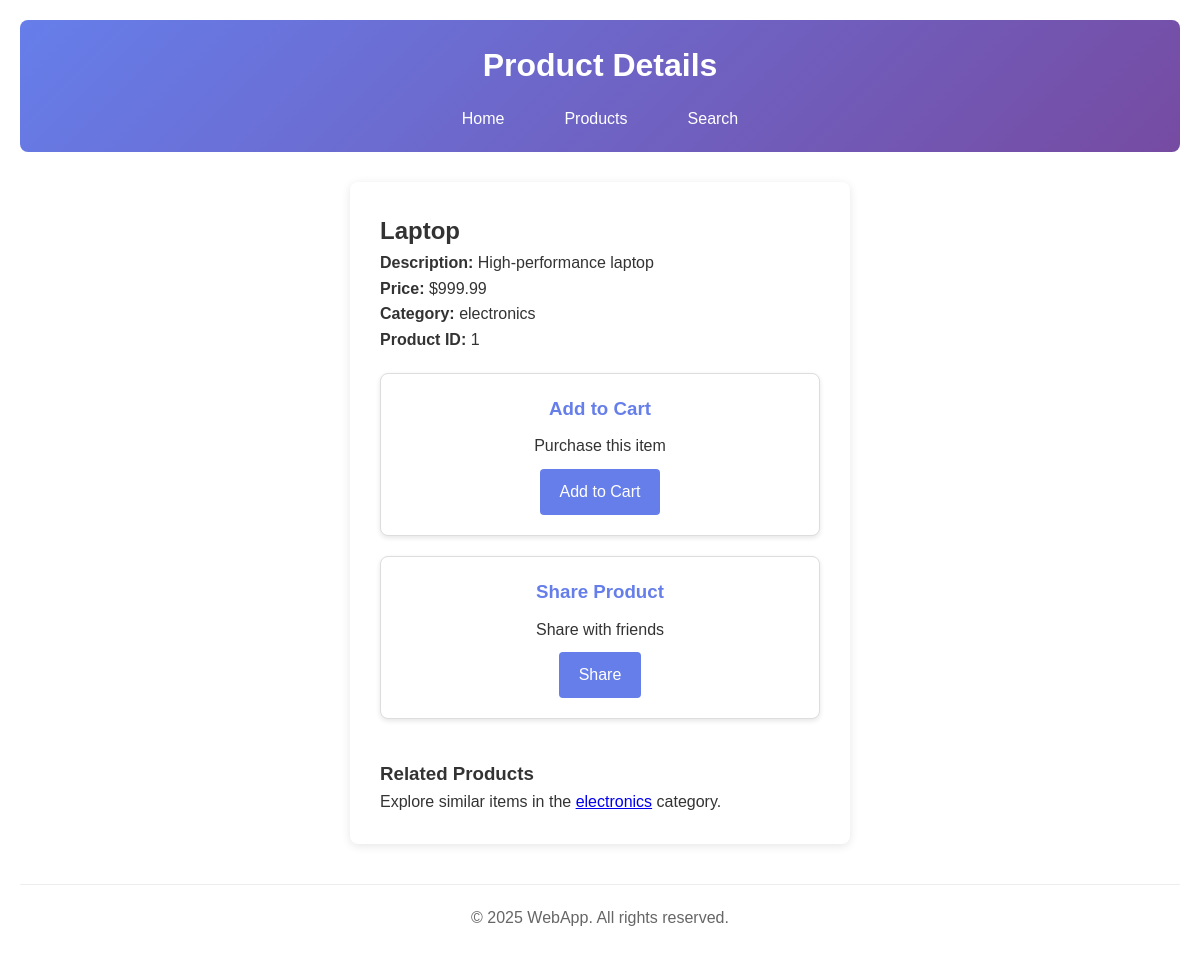
Page /product_detail.php?id=1 on the committed database.
### tables this page shows
CREATE TABLE products (
    id INT AUTO_INCREMENT PRIMARY KEY,
    name VARCHAR(100) NOT NULL,
    description TEXT,
    price DECIMAL(10,2),
    category VARCHAR(50)
);

### product_detail.php (the view, shortened to what this page needs)
<?php
if (isset($_GET['id'])) {
    $product_id = $_GET['id'];
    $conn = getConnection();
    $query = "SELECT * FROM products WHERE id = $product_id";
    $result = $conn->query($query);
    if ($result && $result->num_rows > 0) {
        $product = $result->fetch_assoc();
    } else {
        $product = null;
    }
} else {
    $product = null;
}
?>
<!DOCTYPE html>
<html lang="en">
<head>
    <link rel="stylesheet" href="styles.css">
</head>
<body>
    <div class="container">
        <header>
            <h1>Product Details</h1>
            <nav>
                <ul>
                    <li><a href="index.html">Home</a></li>
                    <li><a href="products.php">Products</a></li>
                    <li><a href="search.php">Search</a></li>
                </ul>
            </nav>
        </header>
        <main>
            <?php if ($product): ?>
                <div class="form-container">
                    <h2><?php echo $product['name']; ?></h2>
                    <div style="margin-bottom: 20px;">
                        <p><strong>Description:</strong> <?php echo $product['description']; ?></p>
                        <p><strong>Price:</strong> $<?php echo number_format($product['price'], 2); ?></p>
                        <p><strong>Category:</strong> <?php echo $product['category']; ?></p>
                        <p><strong>Product ID:</strong> <?php echo $product['id']; ?></p>
                    </div>
                    <div class="feature-grid">
                        <div class="feature-card">
                            <h3>Add to Cart</h3>
                            <p>Purchase this item</p>
                            <a href="#" class="btn" onclick="alert('Cart functionality not implemented')">Add to Cart</a>
                        </div>
                        <div class="feature-card">
                            <h3>Share Product</h3>
                            <p>Share with friends</p>
                            <a href="#" class="btn" onclick="navigator.share ? navigator.share({title: '<?php echo $product['name']; ?>', url: window.location.href}) : alert('Sharing not supported')">Share</a>
                        </div>
                    </div>
                    <div style="margin-top: 20px;">
                        <h3>Related Products</h3>
                        <p>Explore similar items in the <a href="products.php"><?php echo $product['category']; ?></a> category.</p>
                    </div>
                </div>
            <?php endif; ?>
        </main>
        <footer>
            <p>&copy; 2025 WebApp. All rights reserved.</p>
        </footer>
    </div>
</body>
</html>

### styles.css (style rules this page uses)
* { margin: 0; padding: 0; box-sizing: border-box; }
body { font-family: Arial, sans-serif; line-height: 1.6; color: #333; background-color: #f4f4f4; }
.container { max-width: 1200px; margin: 0 auto; padding: 20px; background-color: white; box-shadow: 0 0 10px rgba(0,0,0,0.1); min-height: 100vh; }
header { background: linear-gradient(135deg, #667eea 0%, #764ba2 100%); color: white; padding: 20px; margin-bottom: 30px; border-radius: 8px; }
header h1 { margin-bottom: 15px; text-align: center; }
nav ul { list-style: none; display: flex; justify-content: center; flex-wrap: wrap; }
nav li { margin: 0 15px; }
nav a { color: white; text-decoration: none; padding: 8px 15px; border-radius: 4px; transition: background-color 0.3s; }
.feature-grid { display: grid; grid-template-columns: repeat(auto-fit, minmax(250px, 1fr)); gap: 20px; margin-bottom: 40px; }
.feature-card { background: white; padding: 20px; border-radius: 8px; box-shadow: 0 2px 5px rgba(0,0,0,0.1); text-align: center; border: 1px solid #ddd; }
.feature-card h3 { color: #667eea; margin-bottom: 10px; }
.btn { display: inline-block; background: #667eea; color: white; padding: 10px 20px; text-decoration: none; border-radius: 4px; transition: background-color 0.3s; margin-top: 10px; border: none; cursor: pointer; }
.form-container { max-width: 500px; margin: 0 auto; background: white; padding: 30px; border-radius: 8px; box-shadow: 0 2px 10px rgba(0,0,0,0.1); }
footer { text-align: center; padding: 20px; color: #666; border-top: 1px solid #eee; margin-top: 40px; }

### rows in the picture
products: name "Laptop", description "High-performance laptop", price "999.99", category "electronics", id "1"
